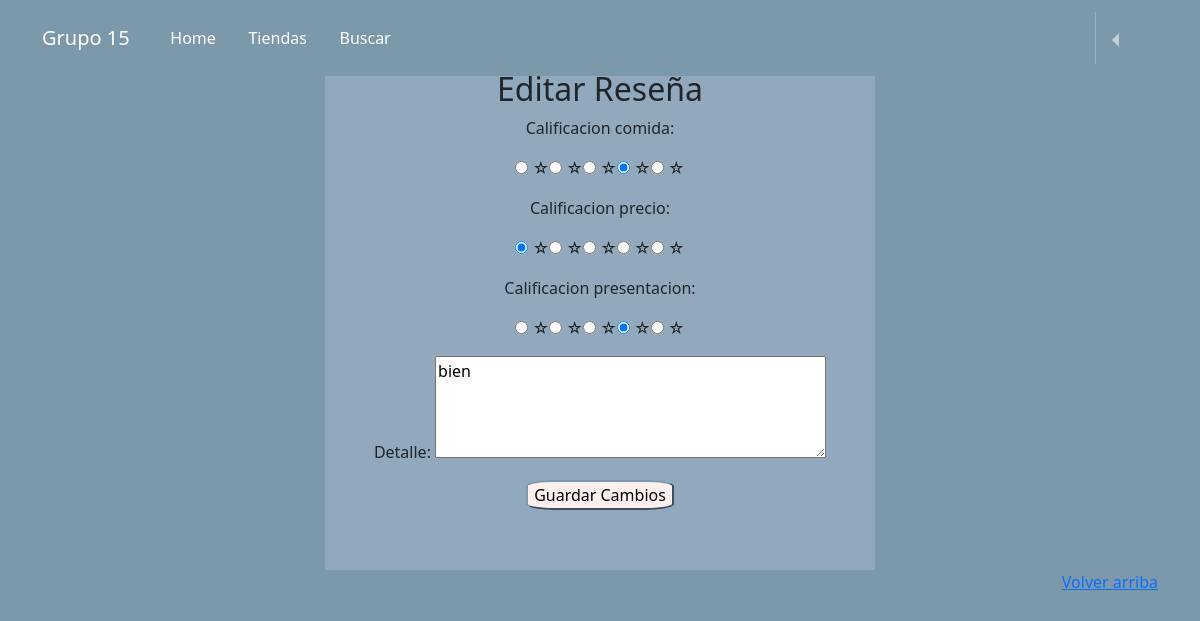
The app's page /profile/edit_review/12/, older data.
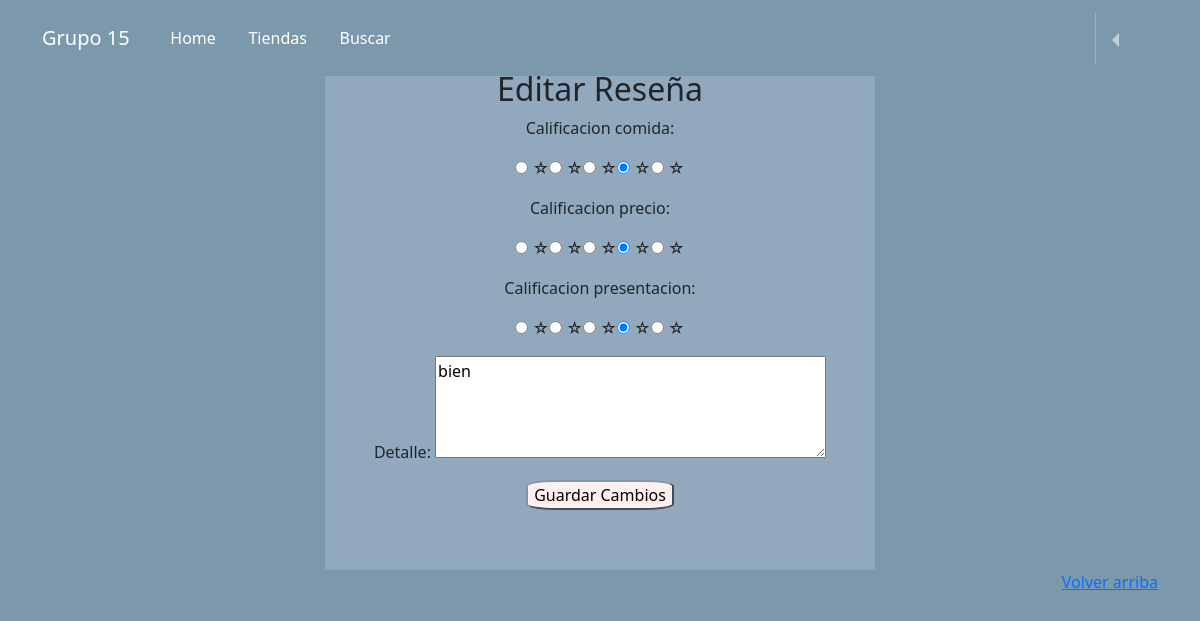
The same page, newer data.
### reviews/models.py (models this page shows, shortened)
class Evaluacion(models.Model):
    usuario = models.ForeignKey(User, on_delete=models.CASCADE)
    local_comida = models.ForeignKey(Puesto_de_comida, related_name='evaluaciones', on_delete=models.CASCADE)
    detalle = models.TextField(blank=True)
    calificacion_comida = models.IntegerField()
    calificacion_precio = models.IntegerField()
    calificacion_presentacion = models.IntegerField()
    fecha = models.DateTimeField(auto_now_add=True)
    usuario_dio_like = models.ManyToManyField(User, related_name='like_reviews', blank=True)
    usuario_dio_dislike = models.ManyToManyField(User, related_name='dislike_reviews', blank=True)

### reviews/views.py (the view, shortened to what this page needs)
# urls.py: path('profile/edit_review/<int:id>/', editar_reseña, name="edit_review"),
def editar_reseña(request, id):
    post = get_object_or_404(Evaluacion, id=id)
    if request.method == 'GET':
        context = {'form' : CrearReseñaForm(instance=post), "id": id}
        return render(request, "editar_reseña.html", context)

### reviews/forms.py
class CrearReseñaForm(forms.ModelForm):
   CHOICES = [(5, '☆'), (4, '☆'), (3, '☆'), (2, '☆'), (1, '☆')]
   calificacion_comida = forms.ChoiceField(widget=forms.RadioSelect(), choices=CHOICES)
   calificacion_precio = forms.ChoiceField(widget=forms.RadioSelect(), choices=CHOICES)
   calificacion_presentacion = forms.ChoiceField(widget=forms.RadioSelect(), choices=CHOICES)
   detalle = forms.CharField(widget=forms.Textarea(attrs={'rows':'4'}), required=False) # <textarea> en vez de <input>
   class Meta:
      model = Evaluacion
      fields = ["calificacion_comida", "calificacion_precio", "calificacion_presentacion", "detalle"]

### templates/editar_reseña.html (shortened to what this page needs)
{% extends 'base.html' %}
{% load static %}
{% block content %}
<head>
  <link rel="stylesheet" href="{% static 'css/editar_reseña.css' %}">
</head>
<body>
	<div class="formulario">
		<h2>Editar Reseña</h2>
		<form method="post" novalidate>
			{{ form.as_p }}
			<input type="submit" value="Guardar Cambios"/>
		</form>
	</div>
</body>
{% endblock content %}

Row changes from the older to the newer data that the page shows:
changed Evaluacion "bien": calificacion_precio "☐ ☆ ☐ ☆ ☐ ☆ ☐ ☆ ☑ ☆" → "☐ ☆ ☑ ☆ ☐ ☆ ☐ ☆ ☐ ☆"
